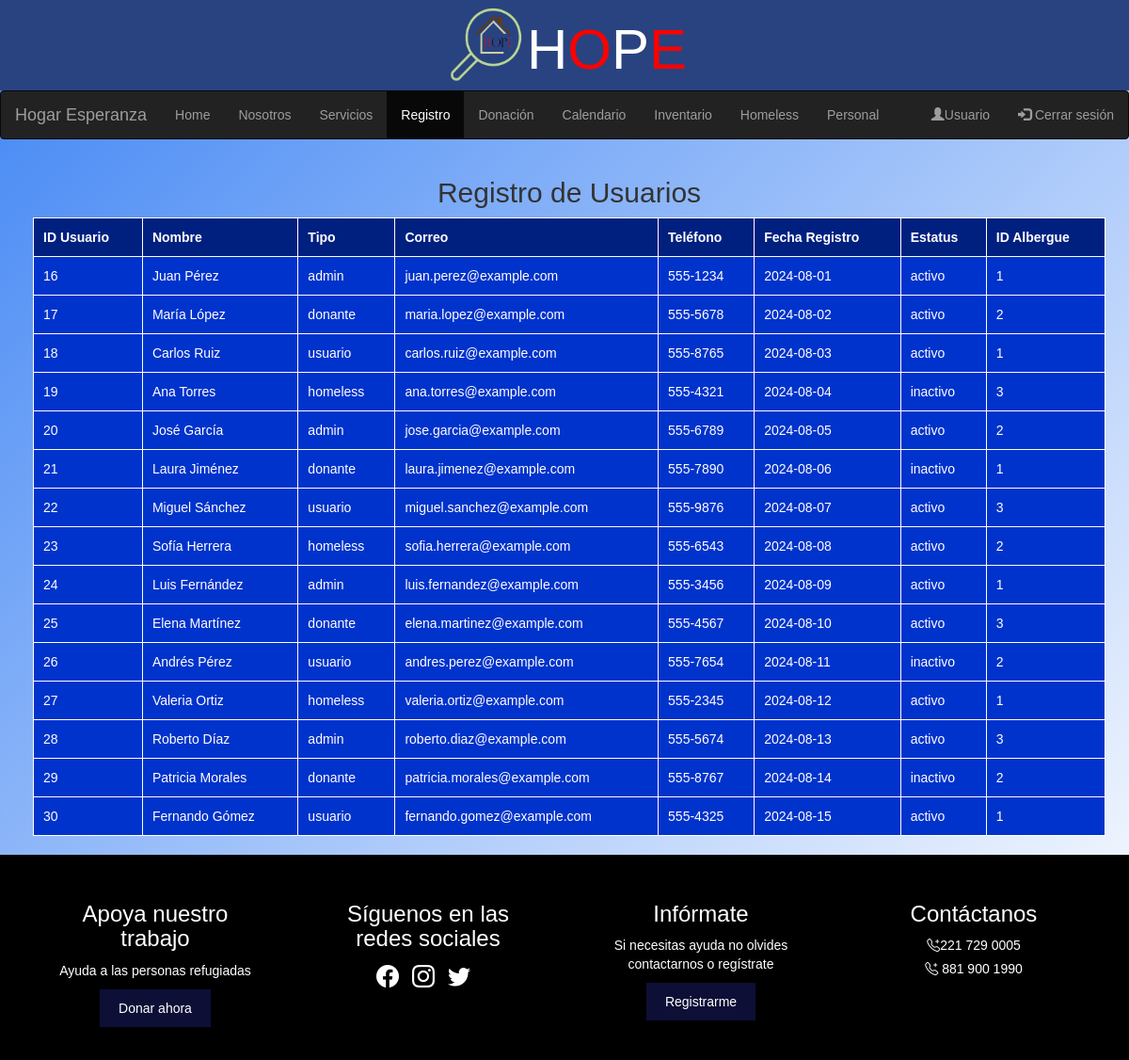
/BackEnd/PHP/HOPE/vistas/nosotros_a.php, run on the app's committed database.
### tables this page shows
CREATE TABLE `usuarios` (
  `ID_usuario` int(11) NOT NULL,
  `nombre` varchar(50) NOT NULL,
  `tipo` enum('admin','donante','usuario','homeless') NOT NULL,
  `correo` varchar(50) NOT NULL,
  `contrasenna` blob NOT NULL,
  `telefono` varchar(15) NOT NULL,
  `fecha_registro` date NOT NULL,
  `estatus` enum('activo','inactivo','','') NOT NULL,
  `id_albergue` int(11) NOT NULL
);

### BackEnd/PHP/HOPE/vistas/nosotros_a.php (the view, shortened to what this page needs)
<!DOCTYPE html>
<html lang="en">
<head>
    <link rel="stylesheet" href="https://maxcdn.bootstrapcdn.com/bootstrap/3.4.1/css/bootstrap.min.css">
    <link href="https://cdn.jsdelivr.net/npm/bootstrap-icons@1.10.0/font/bootstrap-icons.css" rel="stylesheet">
    <link rel="stylesheet" href="/HOPE/CSS/styles.css" />
    <link rel="stylesheet" href="https://cdnjs.cloudflare.com/ajax/libs/font-awesome/5.15.4/css/all.min.css">
</head>
<body>
    <header>
        <img src="/HOPE/Assets/logo-removebg-preview.png" alt="" width="90px" height="85px">
        <h1 id="HP">H</h1>
        <h1 id="OE">O</h1>
        <h1 id="HP">P</h1>
        <h1 id="OE">E</h1>
    </header>
    <nav class="navbar navbar-inverse">
      <div class="container-fluid">
        <div class="navbar-header">
          <a class="navbar-brand" href="#">Hogar Esperanza</a>
        </div>
        <ul class="nav navbar-nav">
            <li><a href="/HOPE/vistas/user_admin.php">Home</a></li>
            <li><a href="/HOPE/vistas/nosotros_a.php">Nosotros</a></li>
            <li><a href="/HOPE/vistas/servicios_a.php">Servicios</a></li>
            <li class="active"><a href="/HOPE/vistas/registro.php">Registro</a></li>
            <li><a href="/HOPE/vistas/donacion_a.php">Donación</a></li>
            <li><a href="/HOPE/vistas/calendario_a.php">Calendario</a></li>
            <li><a href="/HOPE/vistas/inventario_a.php">Inventario</a></li>
            <li><a href="/HOPE/vistas/homeless.php">Homeless</a></li>
            <li><a href="/HOPE/vistas/personal.php">Personal</a></li>
          </ul>
        <ul class="nav navbar-nav navbar-right">
          <li><a href="/HOPE/vistas/usuario_admin.php"><span class="glyphicon glyphicon-user"></span>Usuario</a></li>
          <li><a href="/HOPE/includes/logout.php"><span class="glyphicon glyphicon-log-in"></span> Cerrar sesión</a></li>
        </ul>
      </div>
    </nav>
    <div class="container">
        <h2>Registro de Usuarios</h2>
        <table>
            <thead>
                <tr>
                    <th>ID Usuario</th>
                    <th>Nombre</th>
                    <th>Tipo</th>
                    <th>Correo</th>
                    <th>Teléfono</th>
                    <th>Fecha Registro</th>
                    <th>Estatus</th>
                    <th>ID Albergue</th>
                </tr>
            </thead>
            <tbody>
            <?php
              $conn = new mysqli("localhost", "root", "", "albergue");
                $sql = "SELECT ID_usuario, nombre, tipo, correo, telefono, fecha_registro, estatus, id_albergue FROM usuarios";
                $result = $conn->query($sql);
                if ($result->num_rows > 0) {
                while ($row = $result->fetch_assoc()) {
                  echo "<tr>";
                  echo "<td>" . $row['ID_usuario'] . "</td>";
                  echo "<td>" . $row['nombre'] . "</td>";
                  echo "<td>" . $row['tipo'] . "</td>";
                  echo "<td>" . $row['correo'] . "</td>";
                  echo "<td>" . $row['telefono'] . "</td>";
                  echo "<td>" . $row['fecha_registro'] . "</td>";
                  echo "<td>" . $row['estatus'] . "</td>";
                  echo "<td>" . $row['id_albergue'] . "</td>";
                  echo "</tr>";
                }
                } else {
                  echo "<tr><td colspan='8'>No hay registros</td></tr>";
                }
              ?>
            </tbody>
        </table>
    </div>
    <footer class="footer">
        <div class="footer-section">
            <h3>Apoya nuestro trabajo</h3>
            <p>Ayuda a las personas refugiadas</p>
            <button>Donar ahora</button>
        </div>
        <div class="footer-section">
            <h3>Síguenos en las redes sociales</h3>
            <div class="social-icons">
                <i class="bi bi-facebook"></i>
                <i class="bi bi-instagram"></i>
                <i class="bi bi-twitter"></i>
            </div>
        </div>
        <div class="footer-section">
            <h3>Infórmate</h3>
            <p>Si necesitas ayuda no olvides contactarnos o regístrate</p>
            <button>Registrarme</button>
        </div>
        <div class="footer-section">
            <h3>Contáctanos</h3>
            <p><i class="bi bi-telephone-plus"></i>221 729 0005</p>
            <p><i class="bi bi-telephone-plus"></i> 881 900 1990</p>
        </div>
    </footer>
</body>
</html>

### BackEnd/PHP/HOPE/CSS/styles.css (style rules this page uses)
* { margin: 0; }
body { font-family: Arial, sans-serif; text-align: center; background: linear-gradient(-45deg, #0d69a6, #6dd5fa, #ffffff, #4286f4 ); background-size: 300% 300%; animation: gradient 10s ease infinite; width: 100%; height: 100%; }
button { padding: 10px 20px; margin: 10px; border: none; background-color: #0D0F36; color: #fff; cursor: pointer; box-shadow: 0 4px 4px 0 rgba(0, 0, 0, 0.3); }
header { background-color: #294380; display: flex; justify-content: center; align-items: center; font-size: 50px; width: 100%; height: 100%; }
#HP { color: #fff; font-size: 60px; }
#OE { color: red; font-size: 60px; }
.container { margin: 20px; }
footer { background-color: #0D0F36; max-width: 100%; }
footer.footer { display: flex; justify-content: space-around; background-color: black; color: white; padding: 20px; flex-wrap: wrap; width: 100%; }
.footer-section { width: 20%; min-width: 200px; margin: 10px 0; }
.footer-section h3 { margin-bottom: 10px; }
.footer-section p, .footer-section button { margin: 5px 0; }
.social-icons i { margin-right: 10px; font-size: 24px; }

### BackEnd/PHP/HOPE/vistas/nosotros_a.php (style rules this page uses)
table { width: 100%; background-color: #0033cc; color: white; border-collapse: collapse; }
th, td { padding: 10px; text-align: left; border: 1px solid white; }
th { background-color: #002080; }

### data on the page
usuarios: ID_usuario "16", nombre "Juan Pérez", tipo "admin", correo "juan.perez@example.com", telefono "555-1234", fecha_registro "2024-08-01", estatus "activo", id_albergue "1"
usuarios: ID_usuario "17", nombre "María López", tipo "donante", correo "maria.lopez@example.com", telefono "555-5678", fecha_registro "2024-08-02", estatus "activo", id_albergue "2"
usuarios: ID_usuario "18", nombre "Carlos Ruiz", tipo "usuario", correo "carlos.ruiz@example.com", telefono "555-8765", fecha_registro "2024-08-03", estatus "activo", id_albergue "1"
usuarios: ID_usuario "19", nombre "Ana Torres", tipo "homeless", correo "ana.torres@example.com", telefono "555-4321", fecha_registro "2024-08-04", estatus "inactivo", id_albergue "3"
usuarios: ID_usuario "20", nombre "José García", tipo "admin", correo "jose.garcia@example.com", telefono "555-6789", fecha_registro "2024-08-05", estatus "activo", id_albergue "2"
usuarios: ID_usuario "21", nombre "Laura Jiménez", tipo "donante", correo "laura.jimenez@example.com", telefono "555-7890", fecha_registro "2024-08-06", estatus "inactivo", id_albergue "1"
usuarios: ID_usuario "22", nombre "Miguel Sánchez", tipo "usuario", correo "miguel.sanchez@example.com", telefono "555-9876", fecha_registro "2024-08-07", estatus "activo", id_albergue "3"
usuarios: ID_usuario "23", nombre "Sofía Herrera", tipo "homeless", correo "sofia.herrera@example.com", telefono "555-6543", fecha_registro "2024-08-08", estatus "activo", id_albergue "2"
usuarios: ID_usuario "24", nombre "Luis Fernández", tipo "admin", correo "luis.fernandez@example.com", telefono "555-3456", fecha_registro "2024-08-09", estatus "activo", id_albergue "1"
usuarios: ID_usuario "25", nombre "Elena Martínez", tipo "donante", correo "elena.martinez@example.com", telefono "555-4567", fecha_registro "2024-08-10", estatus "activo", id_albergue "3"
usuarios: ID_usuario "26", nombre "Andrés Pérez", tipo "usuario", correo "andres.perez@example.com", telefono "555-7654", fecha_registro "2024-08-11", estatus "inactivo", id_albergue "2"
usuarios: ID_usuario "27", nombre "Valeria Ortiz", tipo "homeless", correo "valeria.ortiz@example.com", telefono "555-2345", fecha_registro "2024-08-12", estatus "activo", id_albergue "1"
usuarios: ID_usuario "28", nombre "Roberto Díaz", tipo "admin", correo "roberto.diaz@example.com", telefono "555-5674", fecha_registro "2024-08-13", estatus "activo", id_albergue "3"
usuarios: ID_usuario "29", nombre "Patricia Morales", tipo "donante", correo "patricia.morales@example.com", telefono "555-8767", fecha_registro "2024-08-14", estatus "inactivo", id_albergue "2"
usuarios: ID_usuario "30", nombre "Fernando Gómez", tipo "usuario", correo "fernando.gomez@example.com", telefono "555-4325", fecha_registro "2024-08-15", estatus "activo", id_albergue "1"
